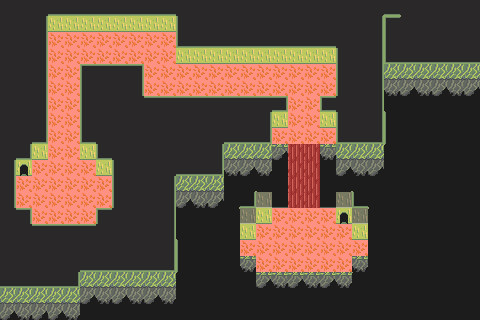

The image is a tile-based game level rendered from a .tmx file. Its description and source (layers, tilesets, objects; grid data summarised) follow:
An orthogonal 30x20 tile map with 16x16 px tiles, 4 tile layers (background, ground, upper, collision) and 1 object (spawn).

<map version="1.0" orientation="orthogonal" width="30" height="20" tilewidth="16" tileheight="16">
 <properties>
  <property name="invert_collision" value="true" />
 </properties>
 <tileset firstgid="1" source="tiles1.tsx" />
 <layer name="background" width="30" height="20">
  <data>[600 cells, 600 non-empty, 2 distinct tile ids]</data>
 </layer>
 <layer name="ground" width="30" height="20">
  <data>[600 cells, 337 non-empty, 38 distinct tile ids]</data>
 </layer>
 <layer name="upper" width="30" height="20">
  <data>[600 cells, 2 non-empty, 1 distinct tile ids]</data>
 </layer>
 <objectgroup name="events" width="30" height="20">
  <object name="spawn" x="64" y="192" />
 </objectgroup>
 <layer name="collision" width="30" height="20">
  <properties>
   <property name="hidden" value="true" />
   <property name="solid" value="true" />
  </properties>
  <data>[600 cells, 112 non-empty, 1 distinct tile ids]</data>
 </layer>
</map>
